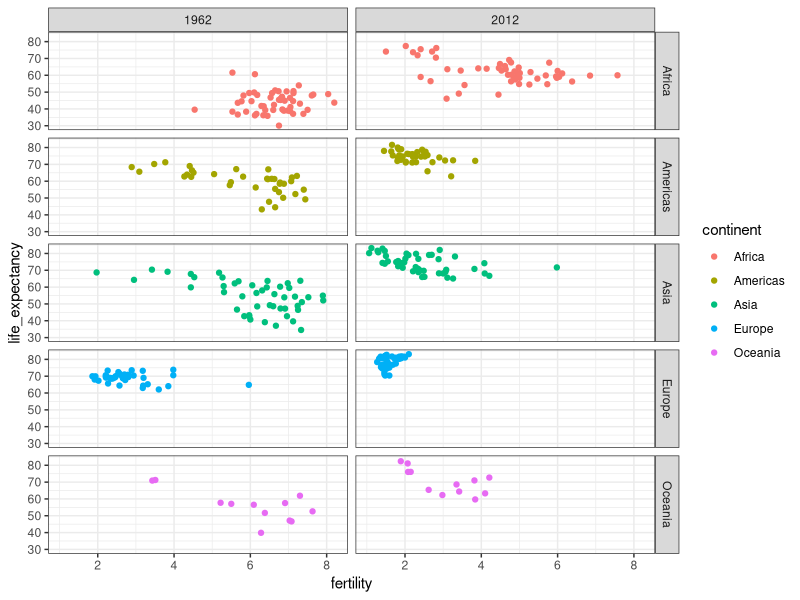

Source code (R):
library(tidyverse)
library(dslabs)

# compare 1962 and 2012 life_expectancy vs fertility
ds_theme_set()
filter(gapminder, year %in% c(1962, 2012)) %>%
  ggplot(aes(fertility, life_expectancy, col = continent)) +
  geom_point() +
  facet_grid(continent~year)
